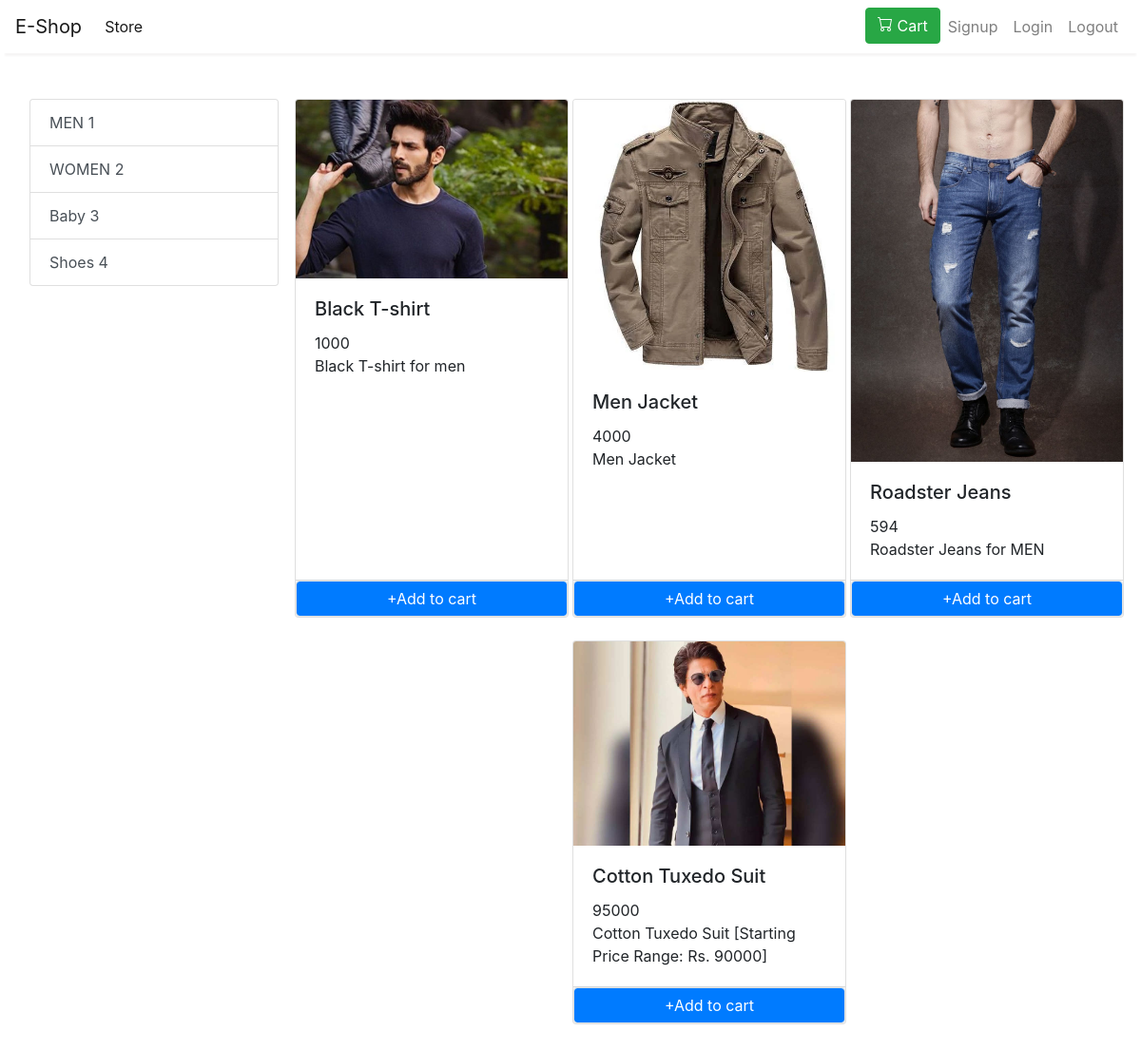
/?category=1, run on the app's committed database.
### store/models/category.py (models this page shows, shortened)
class Category(models.Model):
    name = models.CharField(max_length=20)
    @staticmethod
    def get_all_category():
        return Category.objects.all()

### store/models/product.py (models this page shows, shortened)
class Product(models.Model):
    name = models.CharField(max_length=30)
    price = models.IntegerField(default=100)
    category = models.ForeignKey( Category, on_delete = models.CASCADE, default = 1)
    description = models.CharField(max_length=500)
    image = models.ImageField(upload_to='uploads/products/')
    @staticmethod
    def get_all_products_by_categoryid(category_id):
        if category_id:
            return Product.objects.filter(category = category_id)
        else:
            return Product.get_all_products()

### store/views.py (the view, shortened to what this page needs)
# urls.py: path('', views.index, name='index'),
def index(request):
    if request.method == 'GET':
        data = {}
        cart = request.session.get('cart')
        if not cart:
            cart = {}
        categories = Category.get_all_category()
        categoryID = request.GET.get('category')
        if categoryID:
            products = Product.get_all_products_by_categoryid(categoryID)
        else:
            products = Product.get_all_products()
        data['products'] = products
        data['categories'] = categories
        print('you are logged in as : ',request.session.get('email'))
        return render(request,'store/index.html',data)

### store/templates/store/index.html (shortened to what this page needs)
{% extends "base.html" %}
{% load cart %}
{% block body %}
  <div class="row mt-3 ml-3 mr-3">
    <div class="col-lg-3 mx-auto">
      <ul class="list-group">
        {% for category in categories %}
        <a href="/?category={{category.id}}" class="list-group-item list-group-item-action">{{category.name}} {{category.id}}</a>
        {% endfor %}
      </ul>
    </div>
    <div id="products" class="col-lg-9 mx-auto">
    <div class="row mb-4">
        {% for product in products %}
        <div class="card mx-auto mb-4" style="width: 18rem;">
          <img class="card-img-top" src = "{{product.image.url}}" alt="Card image cap">
          <div class="card-body">
            <h5 class="card-title">{{product.name}}</h5>
            <p class="card-text">{{product.price}}<br>{{product.description}}</p>
          </div>
          <div class="card-footer no-gutters p-0">
            {% if product|is_in_cart:request.session.cart %}
            <div class="row text-center no-gutters">
              <form action="/" class="col-2" method="post">
                {% csrf_token %}
                <input hidden type="text" name='product_id' value='{{product.id}}'>
                <input hidden type="text" name='remove' value='True'>
                <input type="submit" value=" - " class="btn btn-block btn-light">
              </form>
              <div class="text-center col">{{product|cart_quantity:request.session.cart}} in cart</div>
              <form action="/" class="col-2" method="post">
                {% csrf_token %}
                <input hidden type="text" name='product_id' value='{{product.id}}'>
                <input type="submit" value=" + " class="btn btn-block btn-light">
              </form>
            </div>
            {% else %}
            <form action="/" method="POST" class="btn-block">
              <input type="submit" class="float-right btn-block btn btn-primary border form-control" value="+Add to cart">
            </form>
            {% endif %}
          </div>
        </div>
        {% endfor %}
    </div>
    </div>
  </div>
{% endblock %}

### data on the page
Category: name "MEN", id "1"
Category: name "WOMEN", id "2"
Category: name "Baby", id "3"
Category: name "Shoes", id "4"
Product: image (picture), name "Black T-shirt", price "1000", description "Black T-shirt for men"
Product: image (picture), name "Men Jacket", price "4000", description "Men Jacket"
Product: image (picture), name "Roadster Jeans", price "594", description "Roadster Jeans for MEN"
Product: image (picture), name "Cotton Tuxedo Suit", price "95000", description "Cotton Tuxedo Suit [Starting Price Range: Rs. 90000]"
